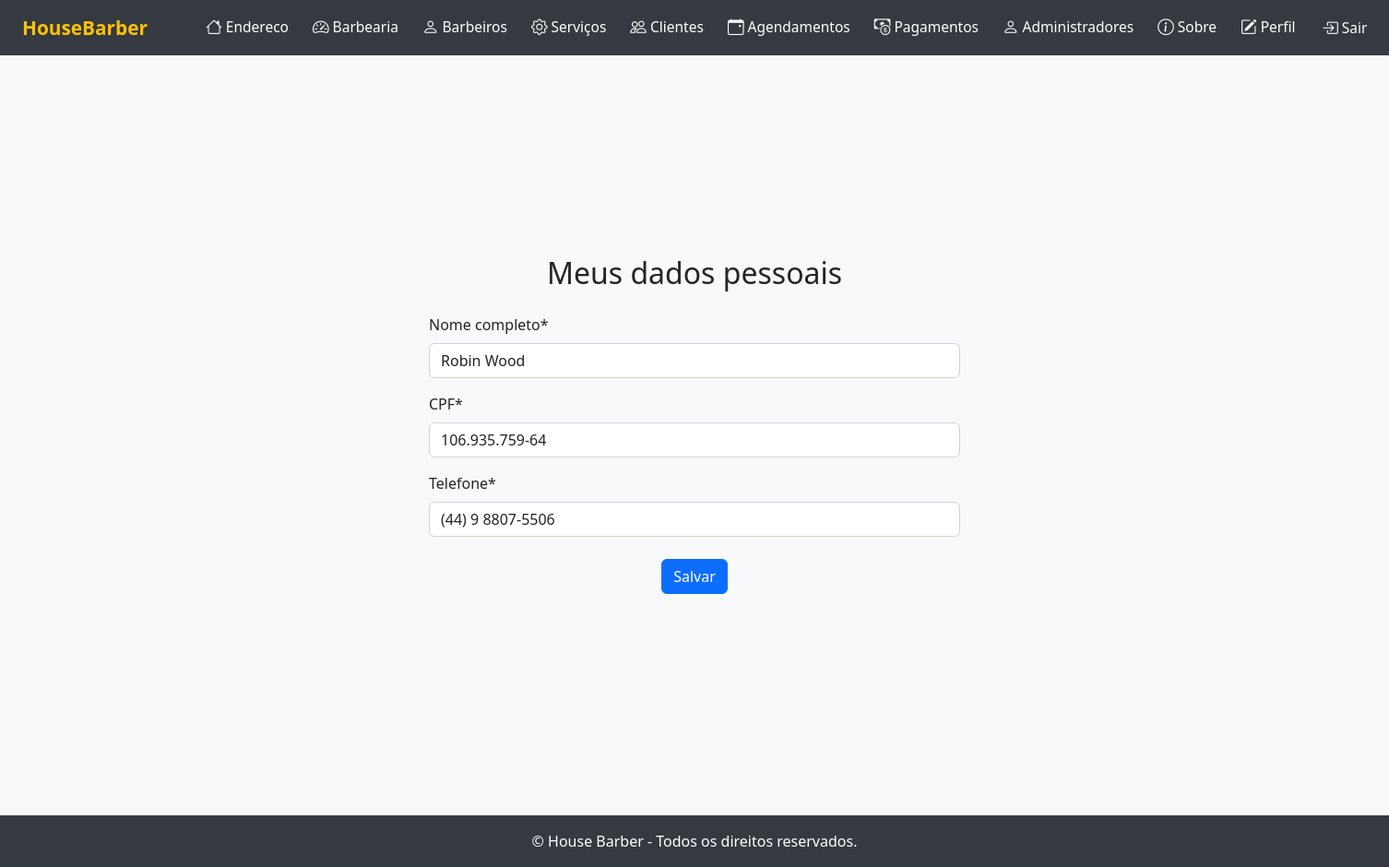
Screenshot of /atualizar-dados/ (signed in) with the database file from the repository.
### usuarios/models.py (models this page shows)
class Perfil(models.Model):
    nome_completo = models.CharField(max_length=50, null=True)
    cpf = models.CharField(max_length=14, null=True, verbose_name="CPF")
    telefone = models.CharField(max_length=16, null=True)
    usuario = models.OneToOneField(User, on_delete=models.CASCADE)

### usuarios/views.py (the view)
# urls.py: path('atualizar-dados/', PerfilUpdate.as_view(), name='atualizar-dados'),
class PerfilUpdate(UpdateView):
    template_name = "usuarios/form.html"
    model = Perfil
    fields = ["nome_completo", "cpf", "telefone"]
    success_url = reverse_lazy("index")
    def get_object(self, queryset=None):
        perfil, created = Perfil.objects.get_or_create(usuario=self.request.user)
        self.object = perfil
        return self.object
    def get_context_data(self, *args, **kwargs):
        context = super().get_context_data(*args, **kwargs)
        context["titulo"] = "Meus dados pessoais"
        return context

### usuarios/templates/usuarios/form.html (shortened to what this page needs)
{% extends "paginas/modelo.html" %}
{% load crispy_forms_tags %}
{% load static %}
{% block conteudo %}
<div class="d-flex justify-content-center align-items-center" style="min-height: 100vh;">
    <div class="container" style="min-width: 600px;">
        <h2 class="mb-4 text-center">
            {{ titulo|default:"Cadastrar" }}
        </h2>
        <form method="post">
            {{ form|crispy }}
            <div class="text-center mt-4">
                <button type="submit" class="btn btn-primary">Salvar</button>
            </div>
        </form>
    </div>
</div>
{% endblock %}

### paginas/templates/paginas/modelo.html (style rules this page uses)
body { min-height: 100vh; display: flex; flex-direction: column; background: #f8f9fa; }

### rows the page displays
Perfil: nome_completo "Robin Wood", cpf "106.935.759-64", telefone "(44) 9 8807-5506"

### other values shown
{{ titulo|default:"Cadastrar" }} "Meus dados pessoais"
